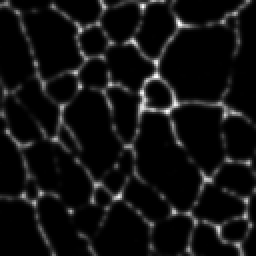
%> input picture img_1_decon_t000_green.tif, 128 x 128 px (shown 2 times larger)
$ octave --eval "result = label_tubules('img_1_decon_t000_green.tif');"   (GNU Octave 9; MATLAB toolbox functions it lacks are replaced by stand-ins)
%> lines starting %> are read from the running program, lines starting %| are printed output that depends on the picture; in (x1, y1, x2, y2) boxes, pixels count from 0 and x2, y2 are one past the last pixel; in counts of white or black regions, pixels touching at a corner belong together; the program's own positions count from 1
function tubules = label_tubules(filename)
%> called with filename = 'img_1_decon_t000_green.tif'

[Rootname,Path,~] = ExtractRootName(filename);

output_filename = [Path Rootname '_labeled.png'];

img = imread(filename);
%> img is the input picture: size 128x128 uint16; min 0, max 404, mean 27
bin_img = imbinarize(img);
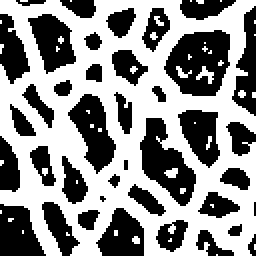
%> bin_img: size 128x128 logical (shown 2 times larger); 55.3% white; 39 black regions (3 under 20 px), largest, box (x1, y1, x2, y2) and area: (82, 15, 115, 48) 752, (70, 59, 98, 103) 617, (34, 47, 58, 87) 498

op = bwconncomp(bin_img);
%> op = 44 connected components
l = labelmatrix(op);
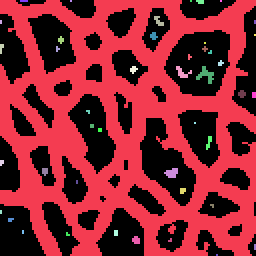
%> l: size 128x128 uint8 (shown 2 times larger); 45 distinct labels, from 0 to 44; one colour per label, 0 black

imwrite(l, output_filename, 'png');


function [RootName,Path,Ext] = ExtractRootName(Name)
%% Function which extracts the extension (Ext), the folder name (Path) and the rootname from a string name of a file

% Find point and extract extension
IdxP = strfind(Name,'.');
if ~isempty(IdxP)
    IdxP = IdxP(end);
    Root = Name(1:IdxP-1);
    Ext = Name(IdxP:end);
else
    Root = Name;
    Ext = '';
end

% Find backslash and extract folder name
IdxSlash = strfind(Root,'\');
if ~isempty(IdxSlash)
    IdxSlash = IdxSlash(end);
    Path = Root(1:IdxSlash);
    RootName = Root(IdxSlash+1:end);
else
    Path = '';
    RootName = Root;
end
%> (the run ends here)

$ run again, on C4_decon_t000_overlay.tif
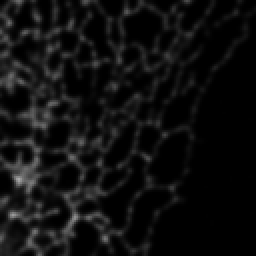
%> input picture C4_decon_t000_overlay.tif, 128 x 128 px (shown 2 times larger)
%> in label_tubules, img is the input picture: size 128x128 uint16; min 0, max 170, mean 15.3
%> in label_tubules, `bin_img = imbinarize(img);`:
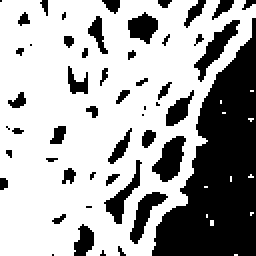
%> bin_img: size 128x128 logical (shown 2 times larger); 66.7% white; 51 black regions (25 under 20 px), largest, box (x1, y1, x2, y2) and area: (76, 9, 128, 128) 3314, (76, 68, 93, 91) 225, (97, 10, 120, 41) 214
%> op = 12 connected components
%> in label_tubules, `l = labelmatrix(op);`:
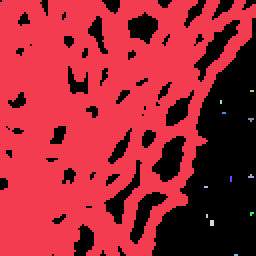
%> l: size 128x128 uint8 (shown 2 times larger); 13 distinct labels, from 0 to 12; one colour per label, 0 black

$ run again, on R1_decon_t000_overlay.tif
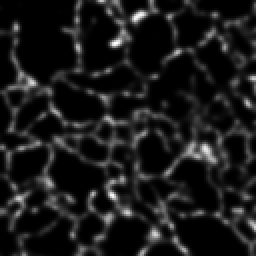
%> input picture R1_decon_t000_overlay.tif, 128 x 128 px (shown 2 times larger)
%> in label_tubules, img is the input picture: size 128x128 uint16; min 0, max 396, mean 40.3
%> in label_tubules, `bin_img = imbinarize(img);`:
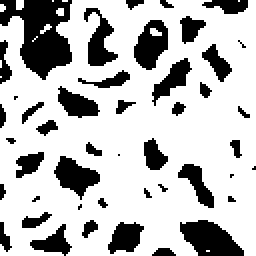
%> bin_img: size 128x128 logical (shown 2 times larger); 74% white; 45 black regions (15 under 20 px), largest, box (x1, y1, x2, y2) and area: (0, 0, 36, 40) 834, (90, 110, 122, 128) 382, (67, 10, 84, 35) 279
%> op = 13 connected components
%> in label_tubules, `l = labelmatrix(op);`:
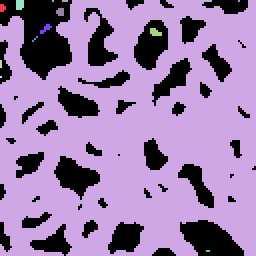
%> l: size 128x128 uint8 (shown 2 times larger); 14 distinct labels, from 0 to 13; one colour per label, 0 black
